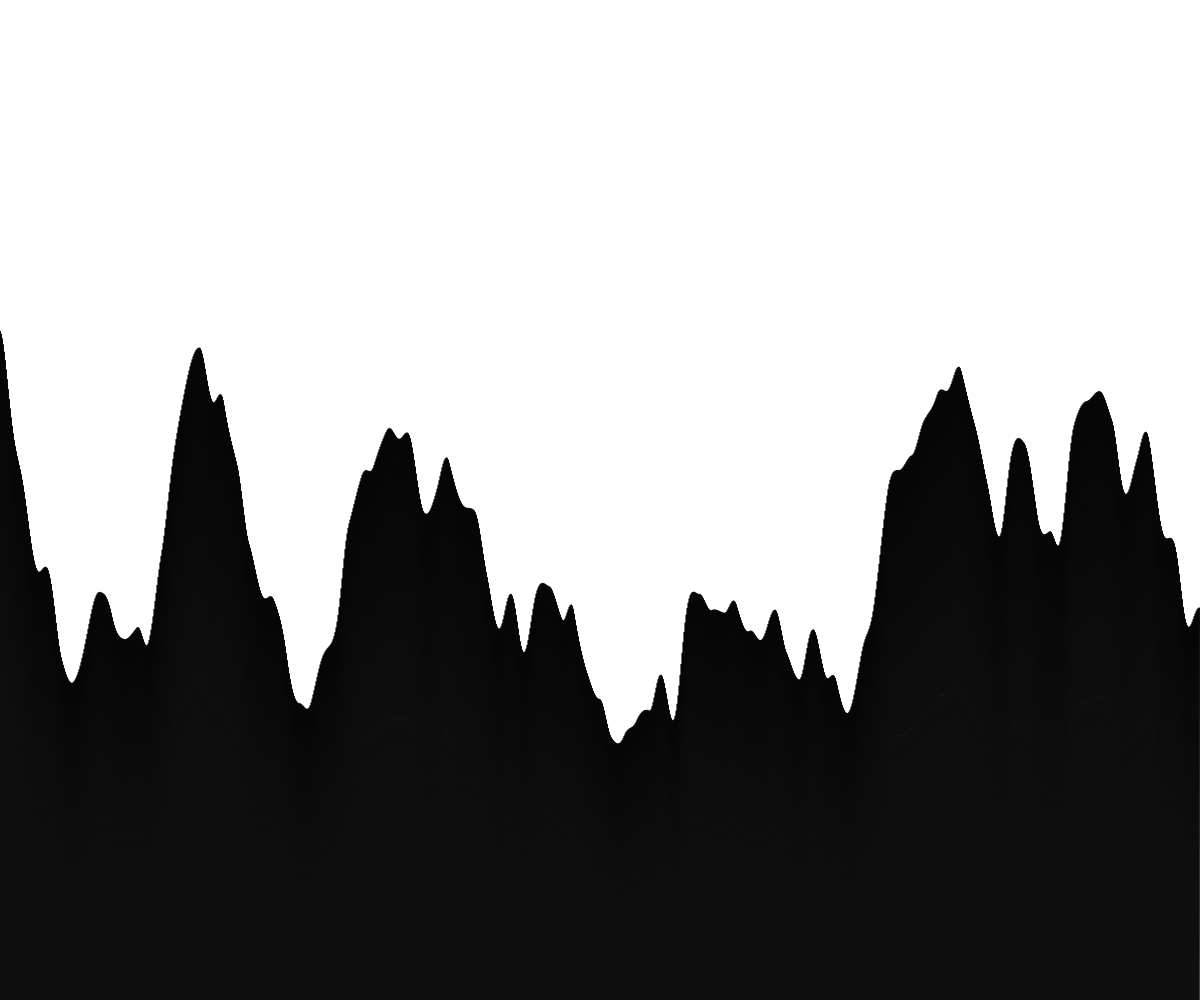
Frame 1 (no input)
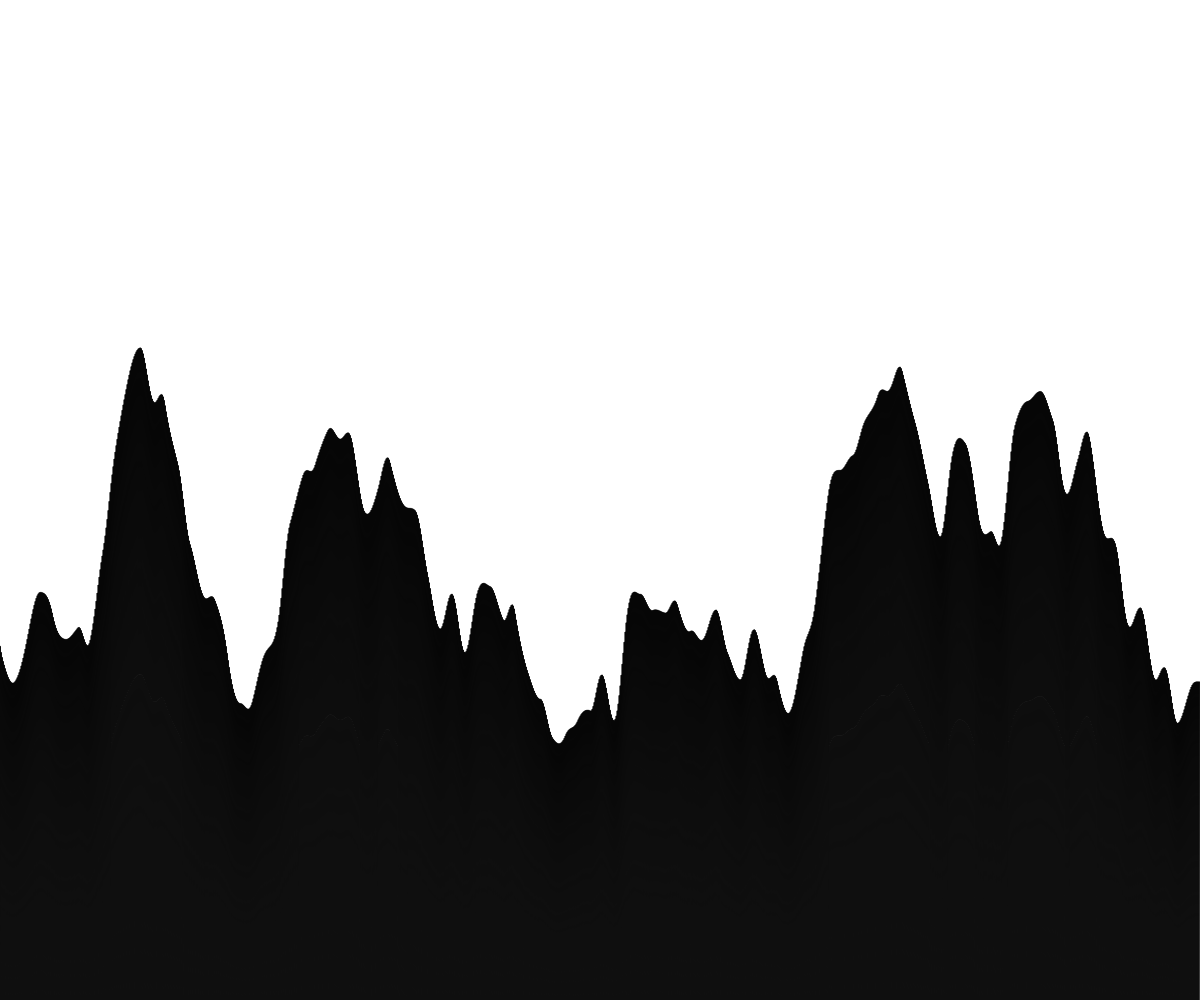
Frame 60 (no input)
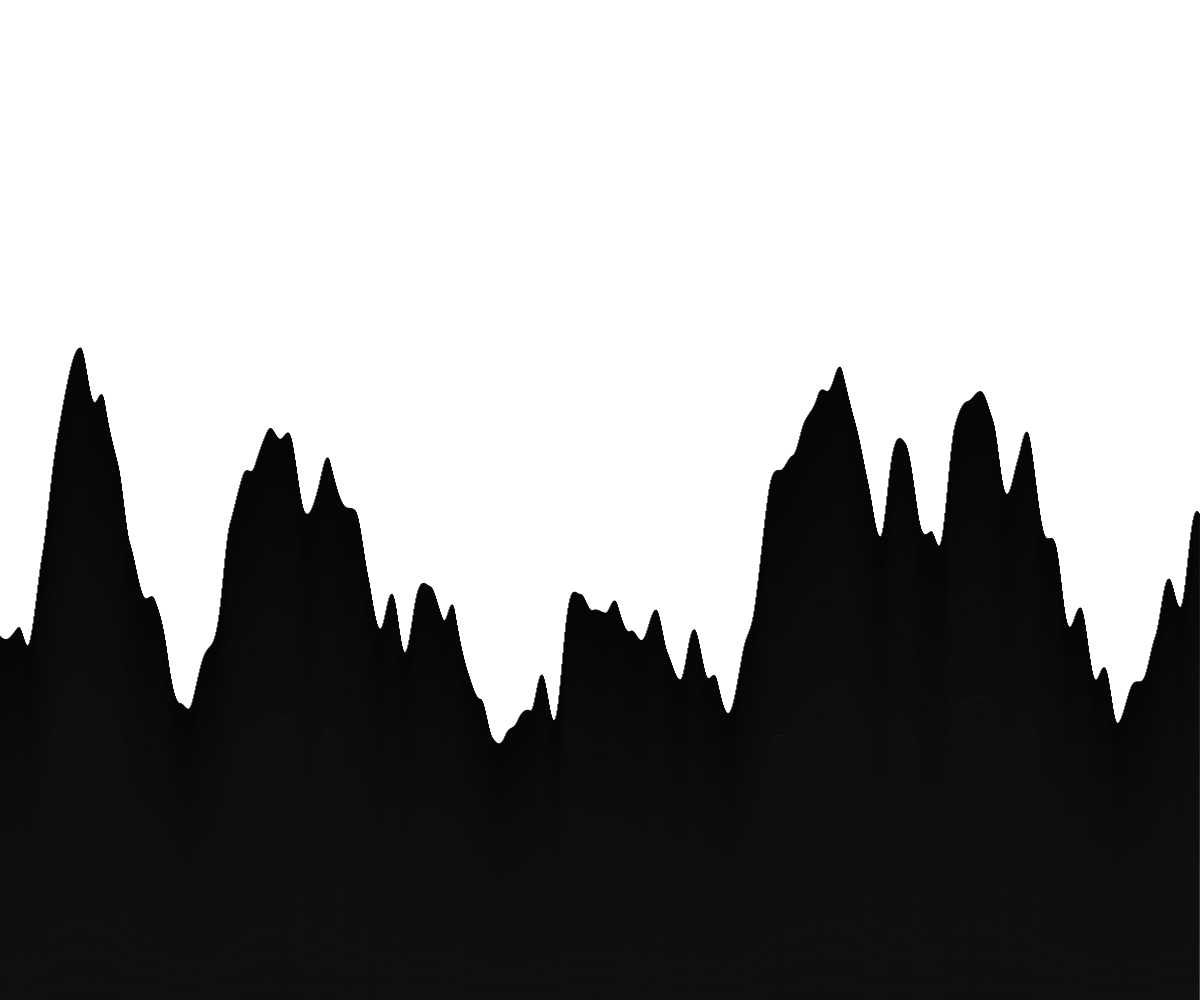
Frame 120 (the mouse pressed at the canvas centre since frame 60)

The p5.js sketch that drew these frames (run headless with seeded random() and noise() and a simulated clock; from frame 60 on, the mouse is pressed at the canvas centre):

// p5.js sketch
// ── sketch.js
// Terrain Generation Starter
// Yurui Qin
// March 13, 2024
// Precedurally Generated 2D Terrain

let PerlinStart = 0;
let Increment= 0.01;

///////////
let rectWidth = 0.5;
let highPointX;
let highPointY;

let mountHeight = [];
let rectHeight;
let mountLine = 0; //time

function setup() {
  createCanvas(windowWidth, windowHeight);
  background(255);
  rectMode(CENTER); //CHANGE THIS
  drawRectangles();
}

function drawRectangles(){
  background(255);
  //finding the highest peak
  // if(mountHeight[x] >= mountHeight[x-1]){
  //   highestPoint = mountHeight[x];
  //   print(highestPoint);
  // }
  mountLine = PerlinStart;
  for(let x = 0; x < width; x++){
    rectHeight = noise(mountLine);
    rectHeight2 = map(rectHeight,0,1,0,height);

    rect(x, height, 0, rectHeight2*2);
    mountLine += Increment;
  }
  PerlinStart += 0.01;
}

function draw() {
  drawRectangles();
  // drawFlag(highestPoint,rectWidth);
  // drawFlag(100,50);
}

function drawFlag(x,y){
  line(x,y,x,y-10);
  fill(255,0,0);
  triangle(x,y-10,x,y-20,x+20,y-10);
}

function keyPressed(){
  if (keyCode === LEFT_ARROW){
    rectWidth -= 0.01;
  }
  if (rectWidth <= 0.1){
    rectWidth = 0.1;
  }

  if (keyCode === RIGHT_ARROW){
    rectWidth += 0.01;
  }
  if (rectWidth >= 20){
    rectWidth = 20;
  }

  clear();
  drawRectangles();
}
